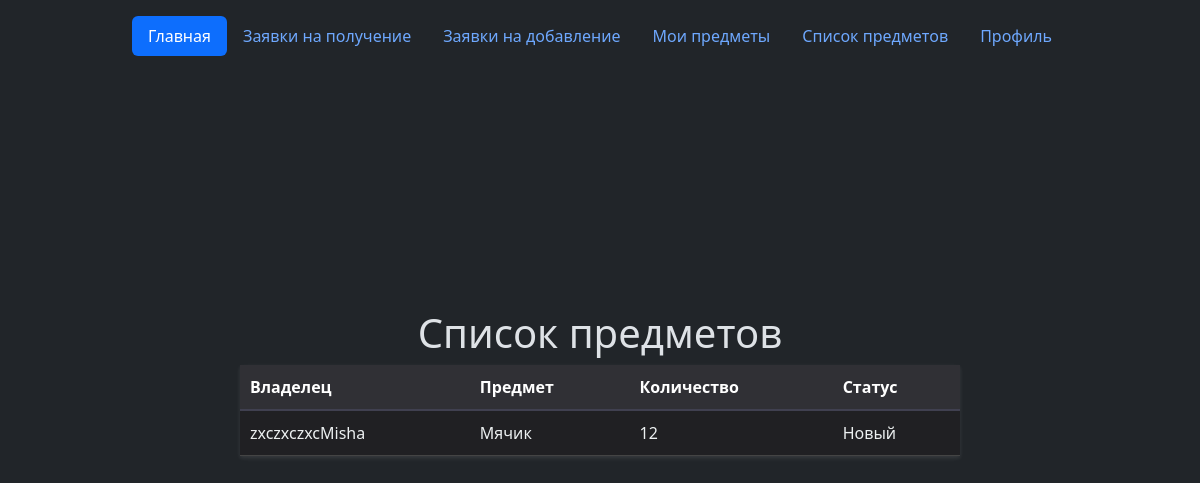
Page /my_items (signed in) on the committed database.
### tables this page shows
CREATE TABLE inventory (
id integer PRIMARY KEY AUTOINCREMENT,
title text NOT NULL,
text text NOT NULL,
condition text NOT NULL,
owner text NOT NULL,
request text NOT NULL,
status text NOT NULL,
request_quantity text NOT NULL
);

### flsite.py (the view)
@app.route("/my_items")
@login_required
def my_items():
    name = dbase.get_username(current_user.get_id())
    return render_template('my_items.html', role=now_role, title="Мои предметы", inventory=dbase.getMyItems(name), name=name)

### FDataBase.py (called while the page is built)
    def get_username(self, user_id):
        try:
            self.__cur.execute(f"SELECT name FROM users WHERE id = {user_id} LIMIT 1")
            res = self.__cur.fetchone()[0]
            if res:
                return res
        except sqlite3.Error as e:
            print("Ошибка получения имени пользователя из БД " + str(e))
        return (False, False)

    def getUser(self, user_id):
        try:
            self.__cur.execute(f"SELECT * FROM users WHERE id = '{user_id}' LIMIT 1")
            res = self.__cur.fetchone()
            if not res:
                print("Пользователь не найден")
                return False
            return res
        except sqlite3.Error as e:
            print("Ошибка получения данных из БД " + str(e))
        return False

    def getMyItems(self, username):
        try:
            self.__cur.execute(f"SELECT id, title, text, condition, owner, request, status FROM inventory WHERE owner = '{username}'")
            res = self.__cur.fetchall()
            if res: return res
        except sqlite3.Error as e:
            print("Ошибка получения предмета из БД " + str(e))
        return []

### UserLogin.py (called while the page is built)
    def fromDB(self, user_id, db):
        self.__user = db.getUser(user_id)
        return self

    def get_id(self):
        return str(self.__user['id'])

### flsite.py (called while the page is built)
@login_manager.user_loader
def load_user(user_id):
    return UserLogin().fromDB(user_id, dbase)

def connect_db():
    conn = sqlite3.connect(app.config['DATABASE'])
    conn.row_factory = sqlite3.Row
    return conn

def get_db():
    if not hasattr(g, "link_db"):
        g.link_db = connect_db()
    return g.link_db

@app.before_request
def before_request():
    global dbase
    db = get_db()
    dbase = FDataBase(db)

### templates/my_items.html (shortened to what this page needs)
{% extends "base.html" %}
{% block body %}
    <h1>Список предметов</h1>
    <table>
        <thead>
            <tr>
                <th>Владелец</th>
                <th>Предмет</th>
                <th>Количество</th>
                <th>Статус</th>
            </tr>
        </thead>
    <tbody>
        {% for p in inventory %}
            <tr>
                <td>{{ p[4] }}</td>
                <td>{{ p[1] }}</td>
                <td>{{ p[2] }}</td>
                <td>{{ p[3] }}</td>
            </tr>
        {% endfor %}
    </tbody>
    </table>
{% endblock %}

### static/css/style.css (style rules this page uses)
body { font-family: sans-serif; background-color: #1e1e1e; display: flex; flex-direction: column; align-items: center; justify-content: center; min-height: 100vh; margin: 0; color: #fff; }
h1 { text-align: center; margin-bottom: 30px; color: #fff; }
table { width: 60%; border-collapse: collapse; margin-bottom: 20px; box-shadow: 0 2px 4px rgba(255, 255, 255, 0.1); background-color: #202023; color: #ecf0f1; }
thead th { background-color: #303035; font-weight: bold; padding: 10px; text-align: left; border-bottom: 2px solid #404050; color: #fff; }
tbody td { padding: 10px; border-bottom: 1px solid #444; }

### rows in the picture
inventory: owner "zxczxczxcMisha", title "Мячик", text "12", condition "Новый"
